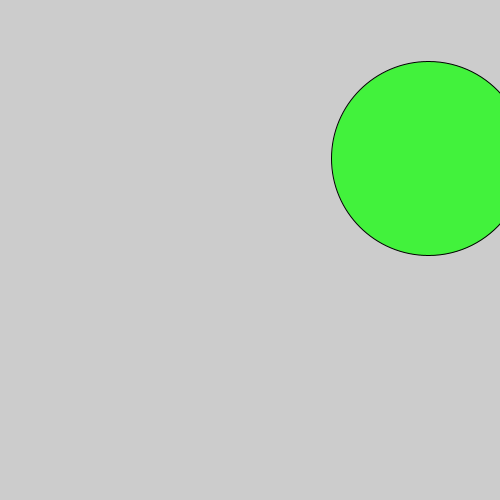
Frame 1 (no input)
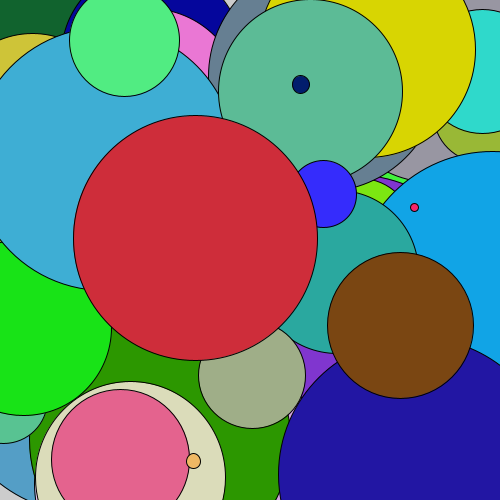
Frame 60 (the mouse pressed at the canvas centre just before this capture)
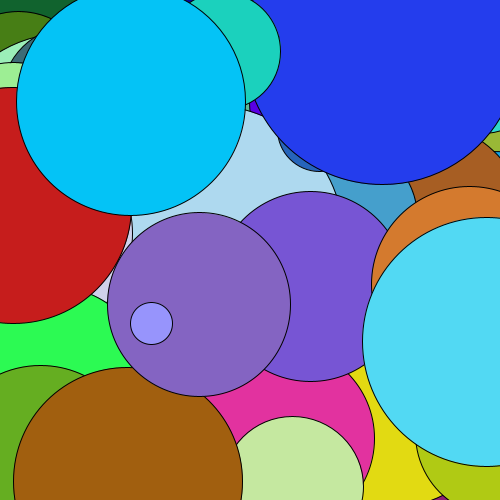
Frame 120 (the mouse held since frame 60 and released just before this capture)

The Processing sketch that drew these frames (run headless with seeded random() and noise(); from frame 60 on, the mouse is pressed at the canvas centre):

// Processing sketch: random_2
// ── random_2.pde
float escala;

void setup(){
 size(500,500);
 frameRate(5);
}

void draw(){
//  background(200);
  escala = random(300);
  fill(random(255), random(255), random(255)); //random RGB
  ellipse(random(width), random(height),escala,escala); //posicion random
}
